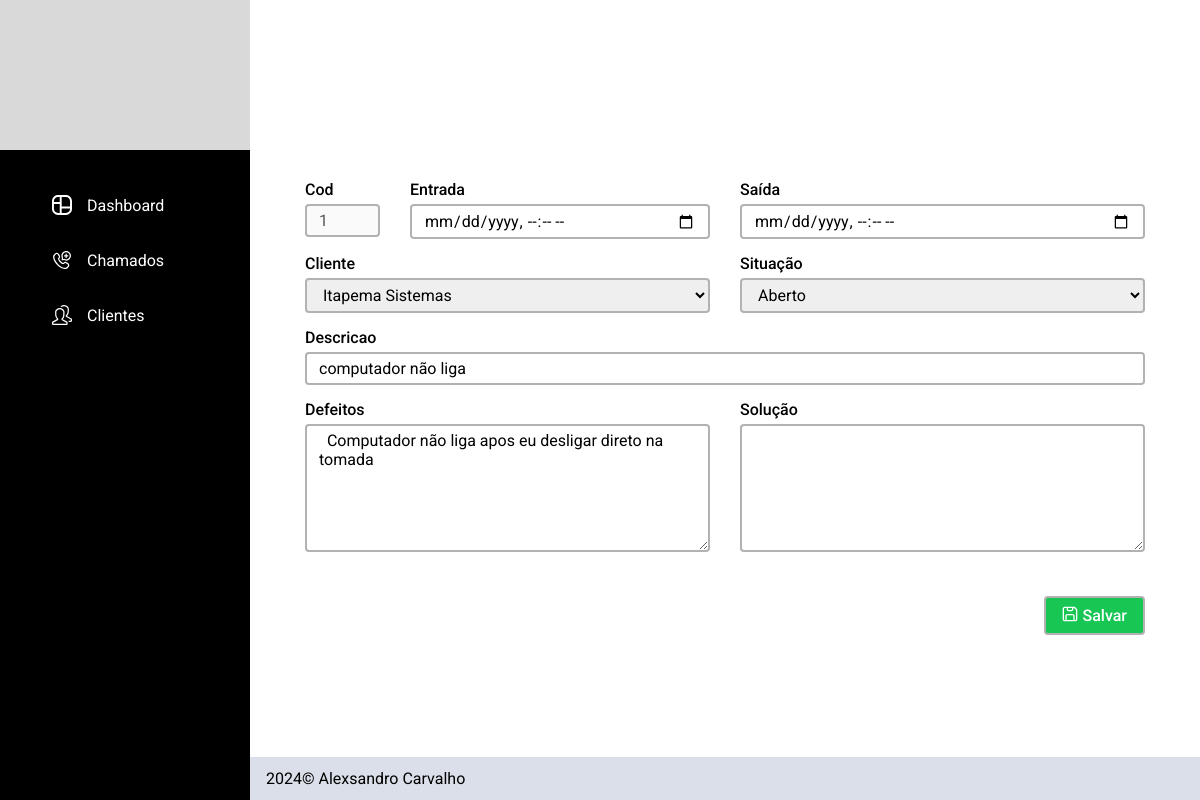
The app's page /editar_chamado?chamado=1 with its own data.
### tables this page shows
CREATE TABLE chamados (
id INTEGER PRIMARY KEY,
usuario_id INTEGER NOT NULL,
cliente_id INTEGER NOT NULL,
status TEXT NOT NULL,
defeitos TEXT NOT NULL,
emissao TEXT NOT NULL,
encerramento TEXT,
descricao TEXT NOT NULL,
solucao TEXT,
FOREIGN KEY (usuario_id) REFERENCES usuarios (id),
FOREIGN KEY (cliente_id) REFERENCES clientes (id)
);

### app.py (the view)
@app.route("/editar_chamado")
def editar_chamado():
    db = opendb()
    cursor = db.cursor()
    chamado_id = request.args.get("chamado")
    cursor.execute("SELECT chamados.*, clientes.nome AS nome_cliente, clientes.id AS id_cliente FROM chamados JOIN clientes ON chamados.cliente_id = clientes.id WHERE chamados.id = ? AND chamados.usuario_id = ?", (chamado_id, USER))
    chamado = cursor.fetchone()
    cursor.execute("SELECT id, nome FROM clientes WHERE usuario_id = ?", (USER,))
    clientes = cursor.fetchall()
    closedb(db)
    return render_template("cadastrar_chamados.html", chamado=chamado, situacoes=SITUACOES, clientes=clientes)

### app.py (called while the page is built)
def opendb():
    connection = sqlite3.connect("sistema_chamados.db")
    connection.row_factory = sqlite3.Row
    return connection

def closedb(connection):
    connection.close()

### templates/cadastrar_chamados.html (shortened to what this page needs)
{% extends "layout.html" %}
{% block header %}
    <section class="conteudo_header wid_cad"></section>
{% endblock %}
{% block principal %}
    <div class="cadastrar_chamado_content">
        <form action="/cadastrar_chamados" method="post" class="form_cad_chamado">
            <div class="form_cad">
                <div class="sub_col2">
                    <div>
                        <label for="cod_chamado">Cod</label>
                        <input disabled type="text" id="cod_chamado" name="cod" value="{{ chamado['id'] if chamado else ''}}">
                    </div>
                    <div>
                        <label for="entrada_chamado">Entrada</label>
                        <input type="datetime-local" id="entrada_chamado" name="entrada">
                    </div>
                </div>
                <div>
                    <label for="saida_chamado">Saída</label>
                    <input type="datetime-local" id="saida_chamado" name="saida">
                </div>
                <div>
                    <label for="cliente_chamado">Cliente</label>
                    <select id="cliente_chamado" name="cliente">
                        {% for cliente in clientes %}
                            {% if chamado and chamado['id_cliente'] == cliente['id'] %}
                            <option selected value="{{chamado['id_cliente']}}">{{chamado['nome_cliente']}}</option>
                            {% else %}
                            <option value="{{cliente['id']}}">{{cliente["nome"]}}</option>
                            {% endif %}
                        {% endfor %}
                    </select>
                </div>
                <div>
                    <label for="status_chamado">Situação</label>
                    <select id="status_chamado" name="situacao">
                        {% for situacao in situacoes %}
                            {% if chamado and chamado['status'] == situacao %}
                                <option selected value="{{ chamado['status'] }}">{{ chamado['status'] | capitalize }}</option>
                            {% else %}
                                <option value="{{ situacao }}">{{ situacao | capitalize }}</option>
                            {% endif %}
                        {% endfor %}
                    </select>
                </div>
                <div class="col2">
                    <label for="desc_chamado">Descricao</label>
                    <input type="text" id="desc_chamado" name="descricao" value="{{ chamado['descricao'] if chamado else '' }}">
                </div>
                <div>
                    <label for="def_chamado">Defeitos</label>
                    <textarea id="def_chamado" name="defeitos" rows="6">{{ chamado['defeitos'] if chamado else ''}}
                    </textarea>
                </div>
                <div>
                    <label for="solucao_chamado">Solução</label>
                    <textarea id="solucao_chamado" name="solucao" rows="6">{{ chamado['solucao'] if chamado else ''}}
                    </textarea>
                </div>
            </div>
            <div class="btn_save_conteiner">
                <button class="btn_save"><img src="../static/img/icon/salvar.svg">Salvar</button>
            </div>
        </form>
    </div>
{% endblock %}

### static/css/estilo.css (style rules this page uses)
body { margin: 0px; font-family: "Roboto"; }
img { display: block; max-width: 100%; }
label, input { display: block; }
select { cursor: pointer; }
button { background: none; border: none; padding: 0; cursor: pointer; }

### static/css/cores.css (style rules this page uses)
:root { --azul: #1770FF; --azulClaro: #D1E6FF; --branco: #ffffff; --pretoSidebar: #0D0E12; --cinzaFooter : #DBDFE9; --verde: #17C653; --amarelo: #F6C000; --vermelho: #F8285A; --cinzaBorda: #B2B2B2; }

### static/css/dashboard.css (style rules this page uses)
.conteudo_principal, .conteudo_header { padding: 0 15px; }
.conteudo_header { height: 150px; }

### static/css/cad_chamados.css (style rules this page uses)
.wid_cad { max-width: 1100px; margin: 0 auto; }
.col2 { grid-column: 1/-1; }
.sub_col2 { display: grid; grid-template-columns: 1fr 4fr; gap: 30px; }
.form_cad label { font-weight: 500; margin-bottom: 5px; }
.form_cad input, .form_cad textarea, .form_cad select { width: 100%; box-sizing: border-box; font-size: 1rem; padding: 5px 12px; border-radius: 4px; border: 2px solid var(--cinzaBorda); font-family: "Roboto"; }
.form_cad { display: grid; grid-template-columns: 1fr 1fr; gap: 15px 30px; }
.form_cad { padding: 30px 40px; border-radius: 10px; margin-bottom: 10px; }
.btn_save { display: flex; gap: 5px; font-size: 1rem; font-family: "Roboto"; font-weight: 500; color: var(--branco); background: var(--verde); padding: 8px 16px; border: 2px solid var(--cinzaBorda); border-radius: 4px; }
.btn_save_conteiner { display: flex; justify-content: end; padding: 0 40px; }

### records on screen
chamados: cod "1", situacao "Aberto", descricao "computador não liga", defeitos "Computador não liga apos eu desligar direto na tomada"

### other values on screen
form field cliente "Itapema Sistemas"
